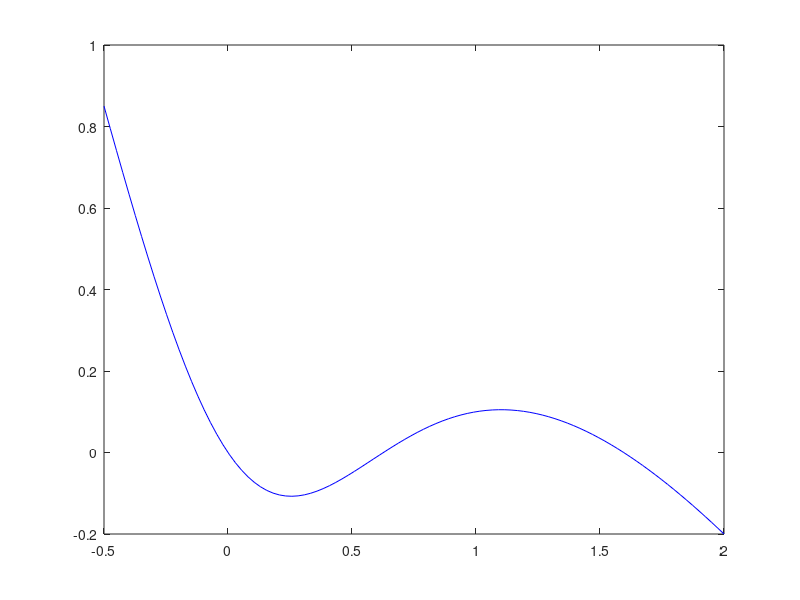

This chart was generated by the following MATLAB code: (Note: this script raises an error after producing the figure.)
clear
close
clc

fs=15;
u=linspace(-0.5,2);
y=2*u.^2./(1+u.^2)-0.9*u;
plot(u,y,'b')
hold on
si=400;
b=15;
a=30;
c=90;
d=60;
arrowh(fliplr(u(a:a+1)),fliplr(y(a:a+1)),'b',si)
arrowh(u(b:b+1),y(b:b+1),'b',si)
arrowh(fliplr(u(c:c+1)),fliplr(y(c:c+1)),'b',si)
arrowh(u(d:d+1),y(d:d+1),'b',si)
text(0,0.05,'$u_0$ stable','interpreter','latex')
text(0.6364,-0.05,'$u_-$ unstable','interpreter','latex')
text(1.596,0.05,'$u_+$ stable','interpreter','latex')
text(0.05,0.3,'$\dot{u}>0$, thus, $u$ is increasing','interpreter','latex')
text(0.05,-0.2,'$\dot{u}<0$, thus, $u$ is decreasing','interpreter','latex')
plot(u,0*u,'k','linewidth',1)
plot(0*u,u,'k','linewidth',1)
% axis equal
axis([-0.4 2 -.25 .4])
xlabel('$u$','interpreter','latex')
ylabel('$\dot{u}$','interpreter','latex')

set(0,'DefaultFigureColor',[1 1 1])
set(gca,'fontsize',fs)
export_fig '../Pictures/Multi_stable_stability_E9.png' -m3
%%
clear
close
clc

fs=15;
u=linspace(-0.5,2);
y=2*u.^2./(1+u.^2)-1.1*u;
plot(u,y,'b')
hold on
si=400;
b=15;
a=80;

arrowh(fliplr(u(a:a+1)),fliplr(y(a:a+1)),'b',si)
arrowh(u(b:b+1),y(b:b+1),'b',si)

text(0,0.05,'$u_0$ stable','interpreter','latex')
text(0.05,0.3,'$\dot{u}>0$, thus, $u$ is increasing','interpreter','latex')
text(0.05,-0.2,'$\dot{u}<0$, thus, $u$ is decreasing','interpreter','latex')
plot(u,0*u,'k','linewidth',1)
plot(0*u,u,'k','linewidth',1)
% axis equal
axis([-0.4 2 -.25 .4])
xlabel('$u$','interpreter','latex')
ylabel('$\dot{u}$','interpreter','latex')

set(0,'DefaultFigureColor',[1 1 1])
set(gca,'fontsize',fs)
export_fig '../Pictures/Multi_stable_stability_E11.png' -m3